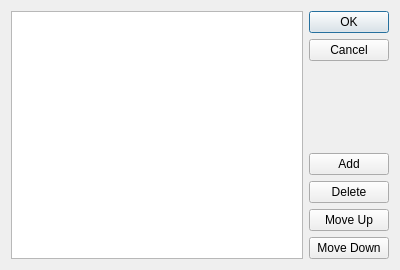
<?xml version="1.0" encoding="UTF-8"?>
<ui version="4.0">
 <class>DialogIncludeDirs</class>
 <widget class="QDialog" name="DialogIncludeDirs">
  <property name="geometry">
   <rect>
    <x>0</x>
    <y>0</y>
    <width>400</width>
    <height>270</height>
   </rect>
  </property>
  <property name="windowTitle">
   <string>Include directories</string>
  </property>
  <layout class="QGridLayout" name="gridLayout">
   <item row="0" column="1">
    <layout class="QVBoxLayout" name="verticalLayout">
     <item>
      <widget class="QDialogButtonBox" name="buttonBox">
       <property name="orientation">
        <enum>Qt::Vertical</enum>
       </property>
       <property name="standardButtons">
        <set>QDialogButtonBox::Cancel|QDialogButtonBox::Ok</set>
       </property>
      </widget>
     </item>
     <item>
      <spacer name="verticalSpacer">
       <property name="orientation">
        <enum>Qt::Vertical</enum>
       </property>
       <property name="sizeHint" stdset="0">
        <size>
         <width>20</width>
         <height>40</height>
        </size>
       </property>
      </spacer>
     </item>
     <item>
      <widget class="QPushButton" name="buttonAdd">
       <property name="text">
        <string>Add</string>
       </property>
      </widget>
     </item>
     <item>
      <widget class="QPushButton" name="buttonDelete">
       <property name="text">
        <string>Delete</string>
       </property>
      </widget>
     </item>
     <item>
      <widget class="QPushButton" name="buttonMoveUp">
       <property name="text">
        <string>Move Up</string>
       </property>
      </widget>
     </item>
     <item>
      <widget class="QPushButton" name="buttonMoveDown">
       <property name="text">
        <string>Move Down</string>
       </property>
      </widget>
     </item>
    </layout>
   </item>
   <item row="0" column="0">
    <widget class="QListWidget" name="listIncludes"/>
   </item>
  </layout>
 </widget>
 <tabstops>
  <tabstop>buttonBox</tabstop>
  <tabstop>buttonAdd</tabstop>
  <tabstop>buttonDelete</tabstop>
  <tabstop>buttonMoveUp</tabstop>
  <tabstop>buttonMoveDown</tabstop>
  <tabstop>listIncludes</tabstop>
 </tabstops>
 <resources/>
 <connections>
  <connection>
   <sender>buttonBox</sender>
   <signal>accepted()</signal>
   <receiver>DialogIncludeDirs</receiver>
   <slot>accept()</slot>
   <hints>
    <hint type="sourcelabel">
     <x>311</x>
     <y>75</y>
    </hint>
    <hint type="destinationlabel">
     <x>157</x>
     <y>274</y>
    </hint>
   </hints>
  </connection>
  <connection>
   <sender>buttonBox</sender>
   <signal>rejected()</signal>
   <receiver>DialogIncludeDirs</receiver>
   <slot>reject()</slot>
   <hints>
    <hint type="sourcelabel">
     <x>337</x>
     <y>75</y>
    </hint>
    <hint type="destinationlabel">
     <x>286</x>
     <y>274</y>
    </hint>
   </hints>
  </connection>
 </connections>
</ui>
